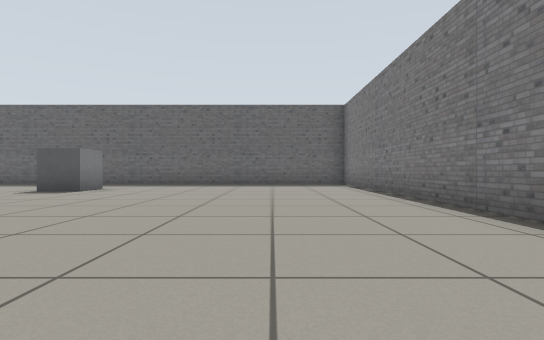
view 1 (above)

17 first-person views from a walk through a Gazebo world. The camera is 0.5 m above the floor, looks level and sees 80° across. The floor is counted in squares, 1 m on a side. Each view is taken from the middle of a square. On the plan, view 1 faces up. The plan holds only what a view shows up to about 9 squares ahead; the rest is blank. The place goes on beyond the plan.

view 2
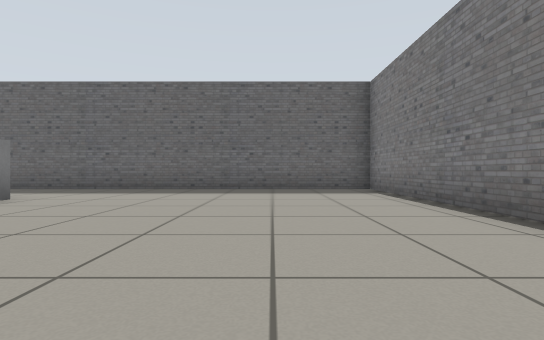

view 3
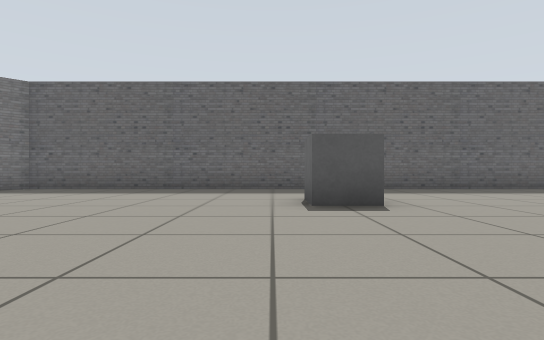

view 4
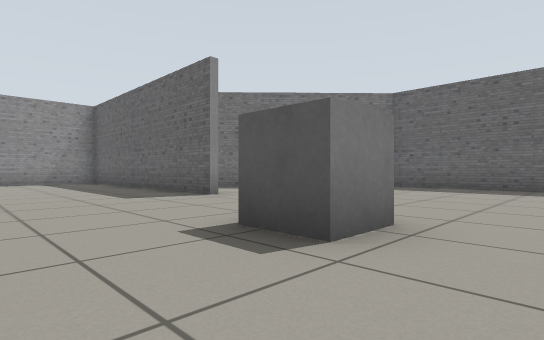

view 5
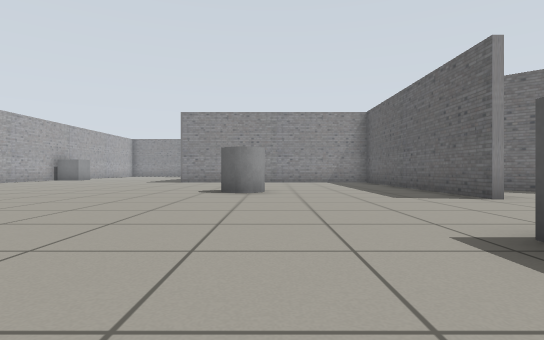

view 6
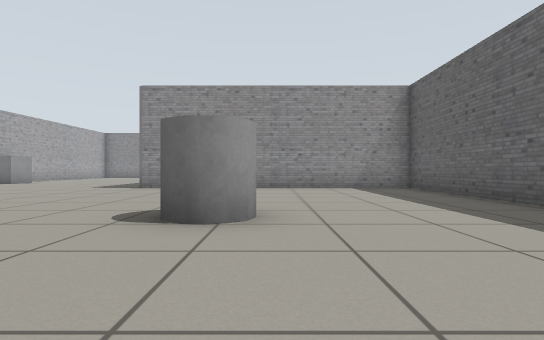

view 7
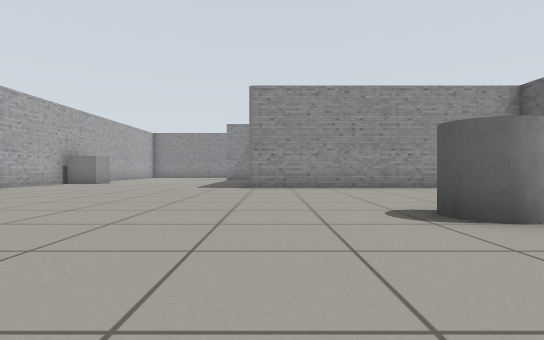

view 8
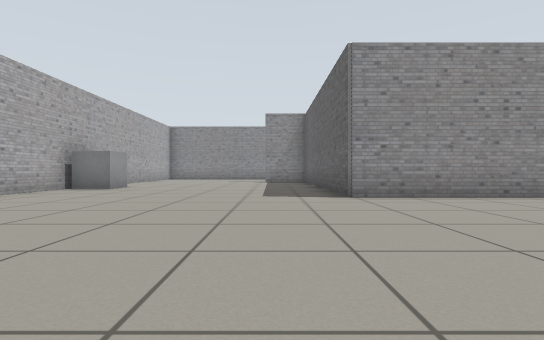

view 9
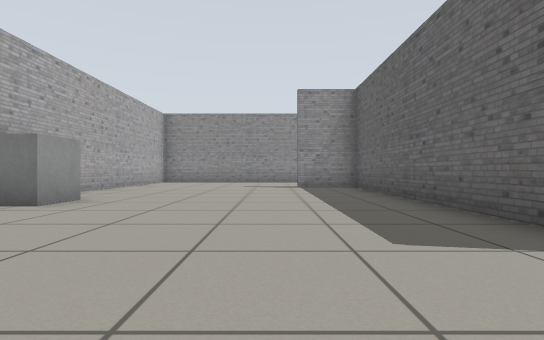

view 10
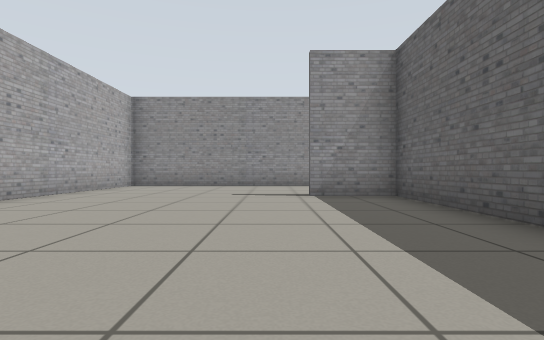

view 11
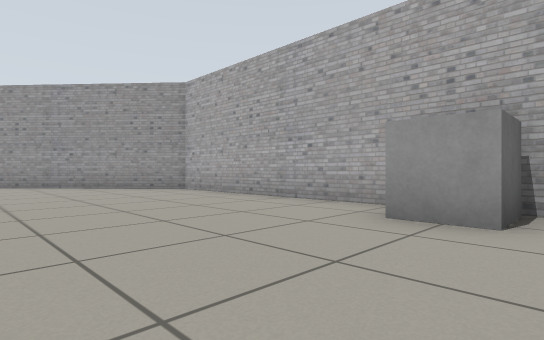

view 12
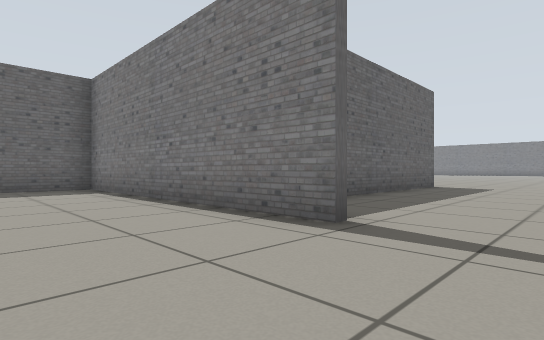

view 13
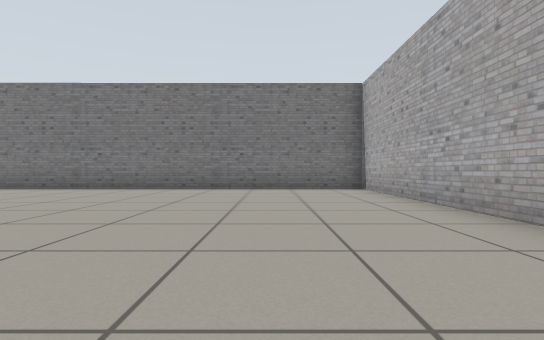

view 14
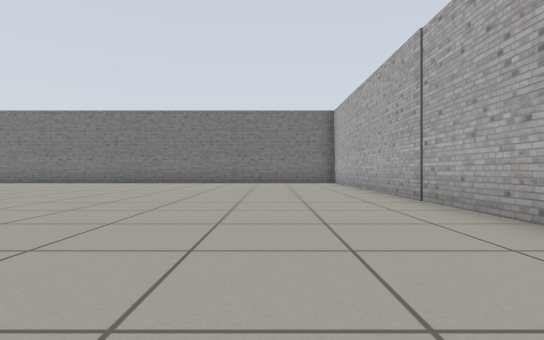

view 15
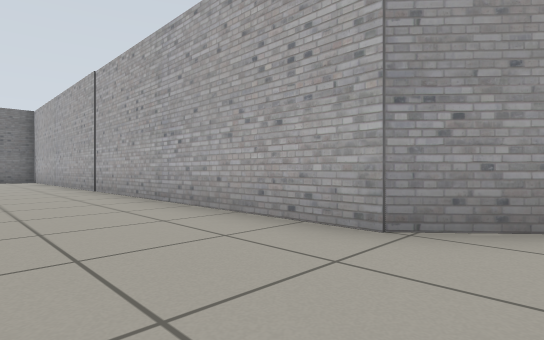

view 16
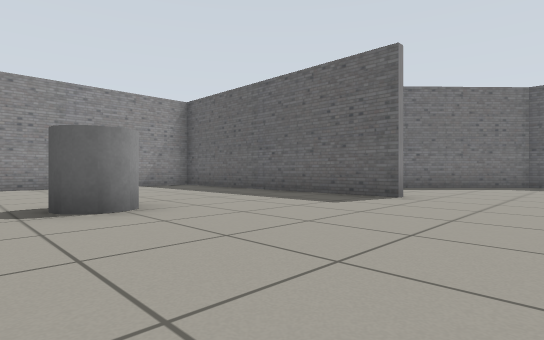

view 17
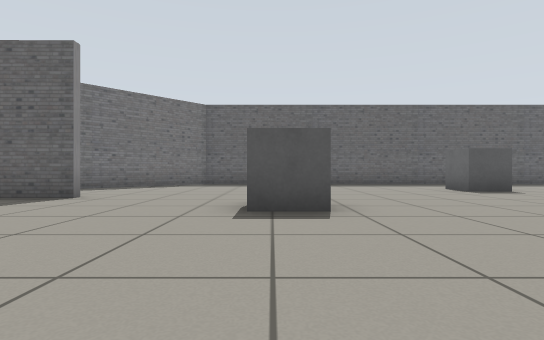

### Floor plan
Points are (right, up) in squares from view 1. A wall is a line through its corners. A room is listed if a view was taken in it or the views show most of it. See-through windows are left out.
Room 1 (views 1, 2, 3, 4, 5, 6, 7, 8, 9, 10, 11, 12, 13, 14, 15, 16, 17)
walls: (-13.5, 5.8) (-20.8, 5.8) (-20.8, -1.6) (-28.2, -1.6) (-28.2, -3.4); (-28.4, -3.4) (-28.4, 4) (-30.3, 4); (-31, -8.4) (-17.4, -8.4) (-11.8, -3.4) (2.6, -3.4) (2.6, 11.5) (-12.3, 11.4) (-15.9, 7.6)
objects: grey box (-24, -8) to (-24, -7); grey cylinder (-16, 1) to (-15, 2); grey box (-10, 4) to (-10, 5); grey box (-5, 8)

Positions as (right, up) in squares from view 1, and headings:
1: (0, 0), facing up
2: (0, 3), facing up
3: (-6, 3), facing up
4: (-8, 2), facing up-left
5: (-8, 2), facing left
6: (-12, 2), facing left
7: (-12, -1), facing left
8: (-15, -3), facing left
9: (-19, -4), facing left
10: (-22, -4), facing left
11: (-25, -4), facing down-right
12: (-31, -5), facing up-right
13: (-6, -1), facing right
14: (-10, -1), facing right
15: (-13, -1), facing down-right
16: (-11, 0), facing up-left
17: (-10, 0), facing up
